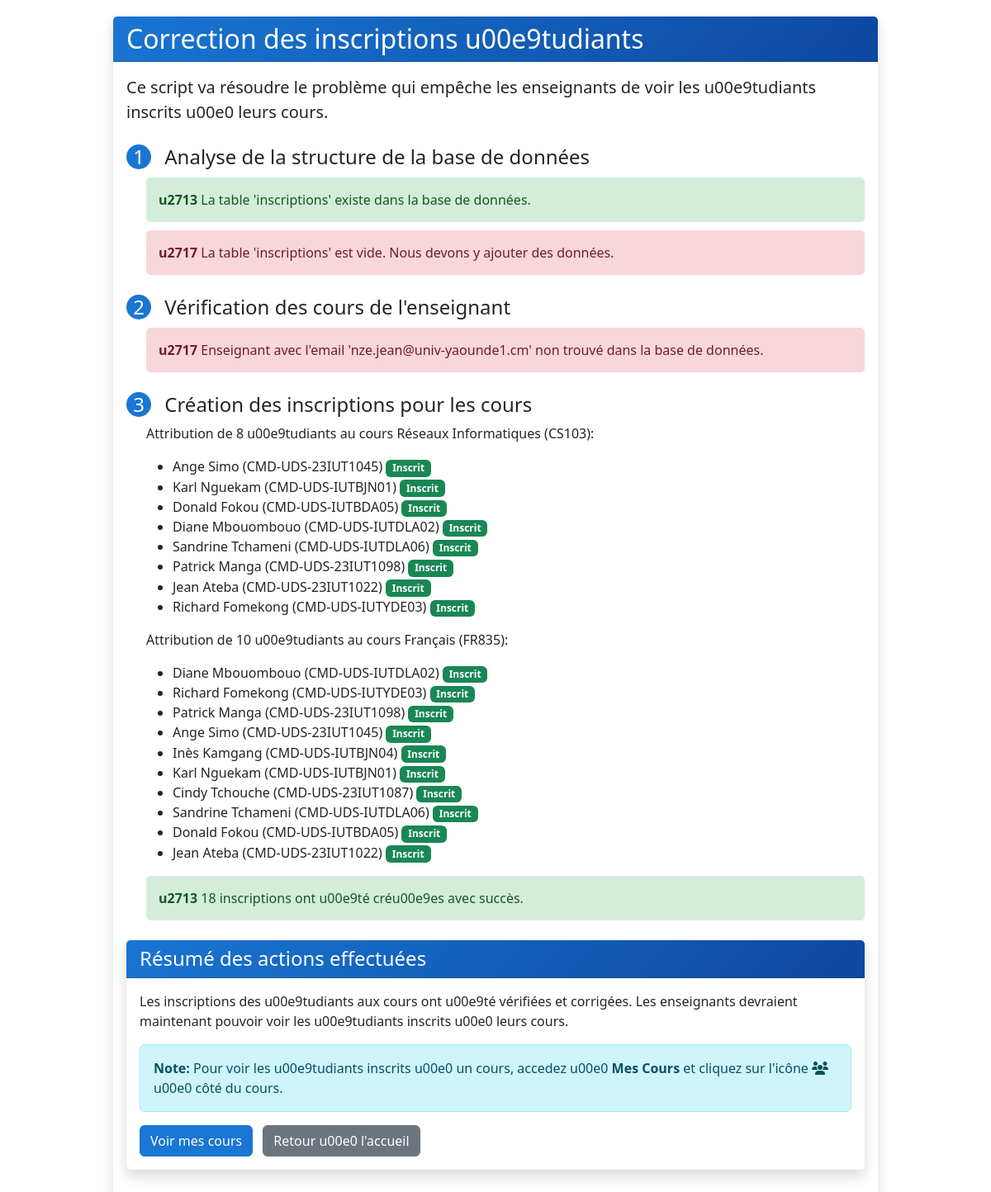
The app's page /fix_inscriptions.php, older data.
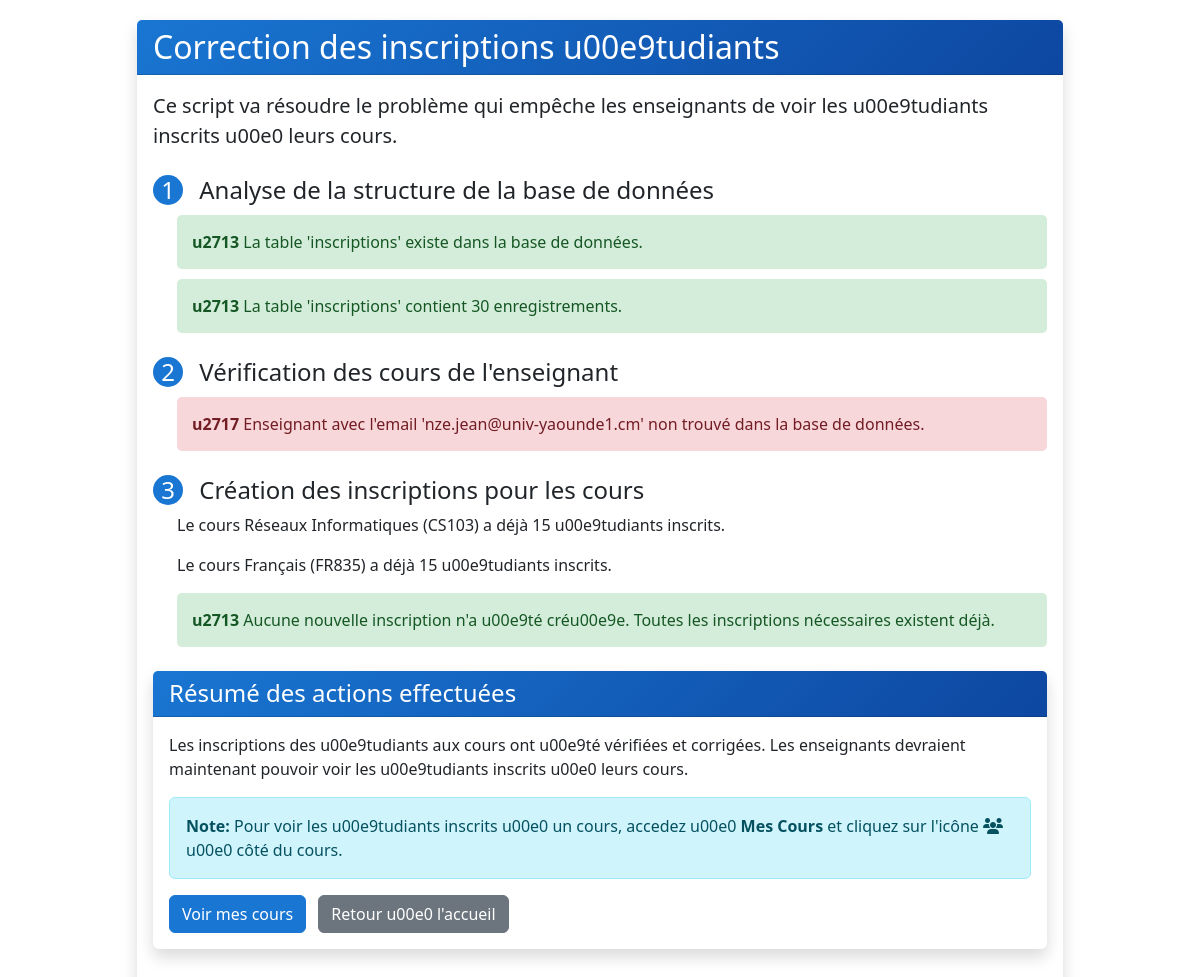
The same page, newer data.
### tables this page shows
CREATE TABLE `cours` (
  `id` int(11) NOT NULL AUTO_INCREMENT,
  `code` varchar(20) NOT NULL,
  `nom` varchar(150) NOT NULL,
  `enseignant_id` int(11) DEFAULT NULL,
  `description` text,
  PRIMARY KEY (`id`),
  UNIQUE KEY `code` (`code`),
  KEY `enseignant_id` (`enseignant_id`),
  CONSTRAINT `cours_ibfk_1` FOREIGN KEY (`enseignant_id`) REFERENCES `utilisateurs` (`id`)
);

CREATE TABLE `etudiants` (
  `id` int(11) NOT NULL AUTO_INCREMENT,
  `matricule` varchar(20) NOT NULL,
  `nom` varchar(100) NOT NULL,
  `prenom` varchar(100) NOT NULL,
  `email` varchar(150) NOT NULL,
  `classe_id` int(11) NOT NULL,
  `date_inscription` timestamp NULL DEFAULT CURRENT_TIMESTAMP,
  PRIMARY KEY (`id`),
  UNIQUE KEY `matricule` (`matricule`),
  UNIQUE KEY `email` (`email`),
  KEY `idx_etudiants_classe` (`classe_id`),
  CONSTRAINT `etudiants_classe_fk` FOREIGN KEY (`classe_id`) REFERENCES `classes_etablissement` (`id`) ON DELETE RESTRICT ON UPDATE CASCADE
);

### config/database.php (called while the page is built, shortened)
<?php
$host = 'localhost';
$dbname = 'attendance_system';
$username = 'root';
$password = '';
$port = 3306;
$pdo = null;
try {
    $dsn = "mysql:host=$host;port=$port;dbname=$dbname;charset=utf8mb4";
    $options = [
        PDO::ATTR_ERRMODE            => PDO::ERRMODE_EXCEPTION,
        PDO::ATTR_DEFAULT_FETCH_MODE => PDO::FETCH_ASSOC,
        PDO::ATTR_EMULATE_PREPARES   => false,
    ];
    $pdo = new PDO($dsn, $username, $password, $options);
} catch (PDOException $e) {
    die("Erreur de connexion à la base de données: " . $e->getMessage());
}
function db_query($sql, $params = []) {
    global $pdo;
    try {
        $stmt = $pdo->prepare($sql);
        $stmt->execute($params);
        return $stmt->fetchAll();
    } catch (PDOException $e) {
        throw $e;
    }
}
function db_exec($sql, $params = []) {
    global $pdo;
    try {
        $stmt = $pdo->prepare($sql);
        return $stmt->execute($params);
    } catch (PDOException $e) {
        throw $e;
    }
}
function db_query_single($sql, $params = []) {
    $result = db_query($sql, $params);
    return $result && count($result) > 0 ? $result[0] : false;
}
?>

### fix_inscriptions.php (the view, shortened to what the changed rows need)
<?php
require_once 'config/database.php';
function show_message($message, $type = 'success') {
    $bg_color = $type === 'success' ? '#d4edda' : '#f8d7da';
    $text_color = $type === 'success' ? '#155724' : '#721c24';
    $icon = $type === 'success' ? 'u2713' : 'u2717';
    echo "<div style='margin: 10px 0; padding: 15px; border-radius: 5px; background-color: {$bg_color}; color: {$text_color};'>";
    echo "<strong>{$icon} </strong> {$message}";
    echo "</div>";
}
echo "<!DOCTYPE html>\n<html lang='fr'>\n<head>\n    <meta charset='UTF-8'>\n    <meta name='viewport' content='width=device-width, initial-scale=1.0'>\n    <title>Correction des inscriptions u00e9tudiants</title>\n    <link href='https://cdn.jsdelivr.net/npm/bootstrap@5.3.0-alpha1/dist/css/bootstrap.min.css' rel='stylesheet'>\n    <style>\n        body { padding: 20px; }\n        .card { margin-bottom: 20px; border: none; box-shadow: 0 0.5rem 1rem rgba(0, 0, 0, 0.15); }\n        .card-header { background: linear-gradient(135deg, #1976d2 0%, #0d47a1 100%); color: white; }\n        .btn-primary { background-color: #1976d2; border-color: #1976d2; }\n        .btn-primary:hover { background-color: #0d47a1; border-color: #0d47a1; }\n        .step-number { display: inline-block; width: 30px; height: 30px; line-height: 30px; text-align: center; background-color: #1976d2; color: white; border-radius: 50%; margin-right: 10px; }\n    </style>\n</head>\n<body>\n    <div class='container'>\n        <div class='row justify-content-center'>\n            <div class='col-md-10'>\n                <div class='card'>\n                    <div class='card-header'>\n                        <h2 class='mb-0'>Correction des inscriptions u00e9tudiants</h2>\n                    </div>\n                    <div class='card-body'>\n                        <p class='lead'>Ce script va résoudre le problème qui empêche les enseignants de voir les u00e9tudiants inscrits u00e0 leurs cours.</p>";
$check_inscriptions = db_query("SHOW TABLES LIKE 'inscriptions'");
$inscriptions_exists = !empty($check_inscriptions);
echo "<div class='mt-4'>\n    <h4><span class='step-number'>1</span> Analyse de la structure de la base de données</h4>\n    <div class='ms-4 mt-2'>";
if ($inscriptions_exists) {
    show_message("La table 'inscriptions' existe dans la base de données.");
    $count = db_query_single("SELECT COUNT(*) as total FROM inscriptions");
    $count = $count ? $count['total'] : 0;
    if ($count > 0) {
        show_message("La table 'inscriptions' contient {$count} enregistrements.");
    } else {
        show_message("La table 'inscriptions' est vide. Nous devons y ajouter des données.", 'error');
    }
}
echo "</div>\n</div>";
echo "<div class='mt-4'>\n    <h4><span class='step-number'>2</span> Vérification des cours de l'enseignant</h4>\n    <div class='ms-4 mt-2'>";
$enseignant = db_query_single("SELECT id, nom, prenom, email FROM utilisateurs WHERE email = 'nze.jean@univ-yaounde1.cm'");
if ($enseignant) {
    echo "<p>Enseignant trouvé: {$enseignant['prenom']} {$enseignant['nom']} ({$enseignant['email']})</p>";
    $cours = db_query("SELECT * FROM cours WHERE enseignant_id = ?", [$enseignant['id']]);
    if (!empty($cours)) {
        echo "<p>Cours assignés u00e0 cet enseignant:</p>";
        echo "<ul>";
        foreach ($cours as $c) {
            echo "<li>{$c['nom']} ({$c['code']})</li>";
            $inscriptions = db_query("SELECT COUNT(*) as total FROM inscriptions WHERE cours_id = ?", [$c['id']]);
            $inscriptions = $inscriptions[0]['total'];
            if ($inscriptions > 0) {
                echo " <span class='badge bg-success'>{$inscriptions} u00e9tudiants inscrits</span>";
            } else {
                echo " <span class='badge bg-danger'>Aucun u00e9tudiant inscrit</span>";
            }
        }
        echo "</ul>";
    } else {
        show_message("Aucun cours n'est assigné u00e0 cet enseignant.", 'error');
    }
} else {
    show_message("Enseignant avec l'email 'nze.jean@univ-yaounde1.cm' non trouvé dans la base de données.", 'error');
}
echo "</div>\n</div>";
echo "<div class='mt-4'>\n    <h4><span class='step-number'>3</span> Création des inscriptions pour les cours</h4>\n    <div class='ms-4 mt-2'>";
$cours = db_query("SELECT id, nom, code FROM cours");
$etudiants = db_query("SELECT id, nom, prenom, matricule FROM etudiants");
if (empty($cours)) {
    show_message("Aucun cours n'a u00e9té trouvé dans la base de données.", 'error');
} else if (empty($etudiants)) {
    show_message("Aucun u00e9tudiant n'a u00e9té trouvé dans la base de données.", 'error');
} else {
    $count = 0;
    $errors = 0;
    foreach ($cours as $c) {
        $existing = db_query_single("SELECT COUNT(*) as total FROM inscriptions WHERE cours_id = ?", [$c['id']]);
        $existing = $existing ? $existing['total'] : 0;
        if ($existing > 0) {
            echo "<p>Le cours {$c['nom']} ({$c['code']}) a déjà {$existing} u00e9tudiants inscrits.</p>";
            continue;
        }
        $num_etudiants = min(count($etudiants), rand(5, 15));
        $etudiants_shuffle = $etudiants;
        shuffle($etudiants_shuffle);
        $etudiants_shuffle = array_slice($etudiants_shuffle, 0, $num_etudiants);
        echo "<p>Attribution de {$num_etudiants} u00e9tudiants au cours {$c['nom']} ({$c['code']}):</p>";
        echo "<ul>";
        foreach ($etudiants_shuffle as $e) {
            $result = db_exec("INSERT INTO inscriptions (etudiant_id, cours_id) VALUES (?, ?)", [$e['id'], $c['id']]);
            if ($result) {
                echo "<li>{$e['prenom']} {$e['nom']} ({$e['matricule']}) <span class='badge bg-success'>Inscrit</span></li>";
                $count++;
            } else {
                echo "<li>{$e['prenom']} {$e['nom']} ({$e['matricule']}) <span class='badge bg-danger'>Erreur</span></li>";
                $errors++;
            }
        }
        echo "</ul>";
    }
    if ($count > 0) {
        show_message("{$count} inscriptions ont u00e9té créu00e9es avec succès.");
    } else if ($errors > 0) {
        show_message("Erreur lors de la création des inscriptions.", 'error');
    } else {
        show_message("Aucune nouvelle inscription n'a u00e9té créu00e9e. Toutes les inscriptions nécessaires existent déjà.");
    }
}
echo "</div>\n</div>";
echo "            </div>\n        </div>\n    </div>\n    <script src='https://cdn.jsdelivr.net/npm/bootstrap@5.3.0-alpha1/dist/js/bootstrap.bundle.min.js'></script>\n    <script src='https://kit.fontawesome.com/a076d05399.js'></script>\n</body>\n</html>";
?>

Row changes from the older to the newer data that the page shows:
changed cours "Réseaux Informatiques": loses etudiants (prenom "Ange", nom "Simo", matricule "CMD-UDS-23IUT1045"); loses etudiants (prenom "Karl", nom "Nguekam", matricule "CMD-UDS-IUTBJN01"); loses etudiants (prenom "Donald", nom "Fokou", matricule "CMD-UDS-IUTBDA05"); loses etudiants (prenom "Diane", nom "Mbouombouo", matricule "CMD-UDS-IUTDLA02"); loses etudiants (prenom "Sandrine", nom "Tchameni", matricule "CMD-UDS-IUTDLA06"); loses etudiants (prenom "Patrick", nom "Manga", matricule "CMD-UDS-23IUT1098"); loses etudiants (prenom "Jean", nom "Ateba", matricule "CMD-UDS-23IUT1022"); loses etudiants (prenom "Richard", nom "Fomekong", matricule "CMD-UDS-IUTYDE03"); existing (not shown) → "15"; num_etudiants "8" → (not shown); text "Attribution de u00e9tudiants au cours ):" → "Le cours ) a déjà u00e9tudiants inscrits."
changed cours "Français": loses etudiants (prenom "Ange", nom "Simo", matricule "CMD-UDS-23IUT1045"); loses etudiants (prenom "Karl", nom "Nguekam", matricule "CMD-UDS-IUTBJN01"); loses etudiants (prenom "Donald", nom "Fokou", matricule "CMD-UDS-IUTBDA05"); loses etudiants (prenom "Diane", nom "Mbouombouo", matricule "CMD-UDS-IUTDLA02"); loses etudiants (prenom "Sandrine", nom "Tchameni", matricule "CMD-UDS-IUTDLA06"); loses etudiants (prenom "Patrick", nom "Manga", matricule "CMD-UDS-23IUT1098"); loses etudiants (prenom "Jean", nom "Ateba", matricule "CMD-UDS-23IUT1022"); loses etudiants (prenom "Richard", nom "Fomekong", matricule "CMD-UDS-IUTYDE03"); loses etudiants (prenom "Inès", nom "Kamgang", matricule "CMD-UDS-IUTBJN04"); loses etudiants (prenom "Cindy", nom "Tchouche", matricule "CMD-UDS-23IUT1087"); existing (not shown) → "15"; num_etudiants "10" → (not shown); text "Attribution de u00e9tudiants au cours ):" → "Le cours ) a déjà u00e9tudiants inscrits."
Text that changed along with them:
$icon: "u2713 u2717 u2717 u2713" → "u2713 u2713 u2717 u2713"
$message: "…données. La table 'inscriptions' est vide. Nous devons y ajouter des données. Enseignant avec l'email 'nze.jean@univ-yaounde1.cm' non trouvé dans la base de données. 18 inscriptions ont u00e9té créu00e9es avec succès." → "…données. La table 'inscriptions' contient 30 enregistrements. Enseignant avec l'email 'nze.jean@univ-yaounde1.cm' non trouvé dans la base de données. Aucune nouvelle inscription n'a u00e9té créu00e9e. Toutes les inscriptions nécessaires existent déjà."
